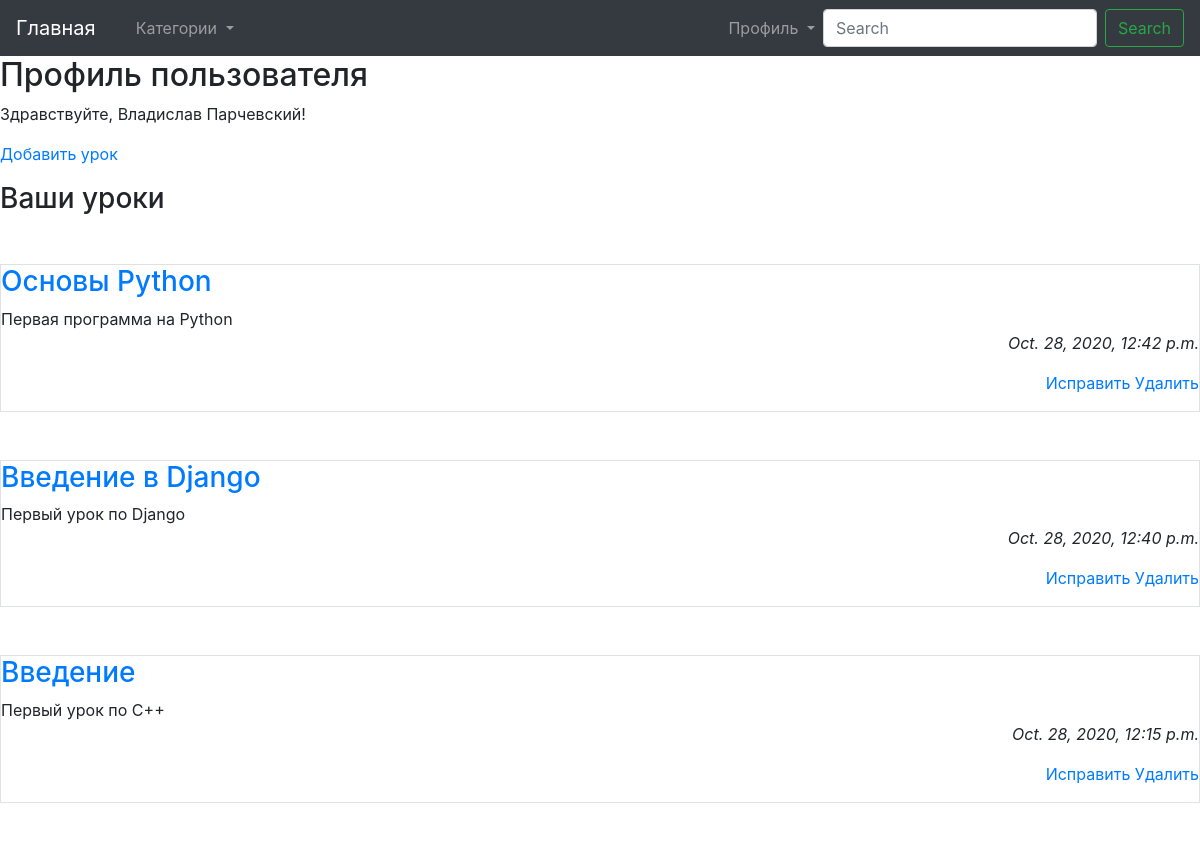
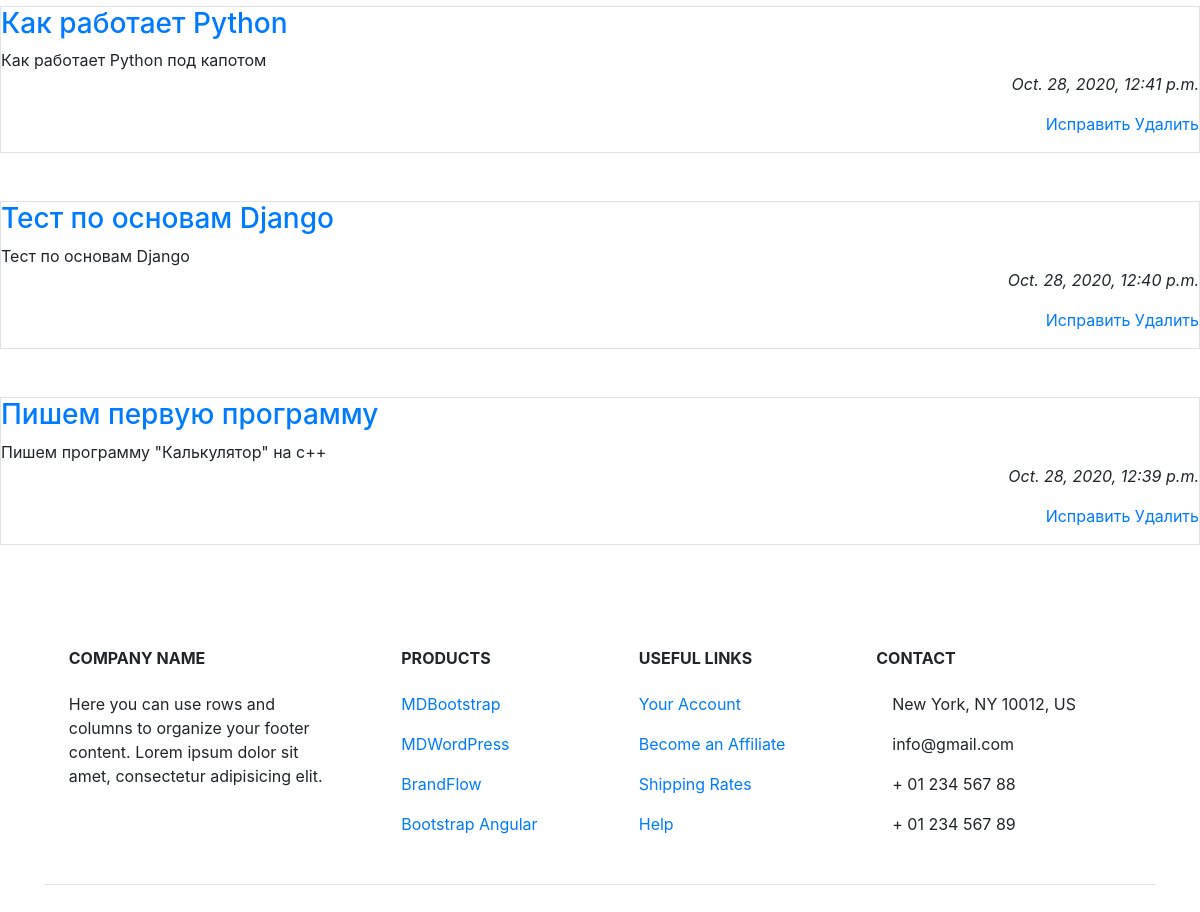
The page /accounts/profile/ (signed in) on the database its author committed (2 pictures, top to bottom).
### main/models.py (models this page shows, shortened)
class AdvUser(AbstractUser):
    is_activated = models.BooleanField(default=True, db_index=True,
                                       verbose_name='Прошел активацию?')
    send_messages = models.BooleanField(default=True,
                                        verbose_name='Слать оповещения о новых комментариях?')
    is_teacher = models.BooleanField(default=False,
                                     verbose_name='Является учителем?')
    class Meta(AbstractUser.Meta):
        verbose_name = 'Пользователь'
        verbose_name_plural = 'Пользователи'

class Lesson(models.Model):
    rubric = models.ForeignKey(SubRubric, on_delete=models.PROTECT,
                               verbose_name='Рубрика')
    title = models.CharField(max_length=40, verbose_name='Урок')
    content = models.TextField(verbose_name='Oпиcaниe')
    contacts = models.TextField(verbose_name='Koнтaкты')
    video = models.CharField(max_length=140, verbose_name='Видео',
                             default=None)
    author = models.ForeignKey(AdvUser, on_delete=models.CASCADE,
                               verbose_name='Преподаватель')
    is_active = models.BooleanField(default=True, db_index=True,
                                    verbose_name='Выводить в списке?')
    created_at = models.DateTimeField(auto_now_add=True, db_index=True,
                                      verbose_name='Опубликовано')
    order = models.SmallIntegerField(default=0, db_index=True,
                                     verbose_name='Порядок')
    class Meta:
        verbose_name_plural = 'Уроки'
        verbose_name = 'Урок'
        ordering = ('order', '-created_at')

### main/views.py (the view)
# urls.py: path('accounts/profile/', profile, name='profile'),
@login_required
def profile(request):
    rubrics = SuperRubric.objects.all()
    lessons = Lesson.objects.filter(author=request.user.pk)
    context = {'lessons': lessons,'rubric':rubrics}
    return render(request, 'registration/profile.html', context)

### main/models.py (called while the page is built)
    def get_queryset(self):
        return super().get_queryset().filter(super_rubric__isnull=True)

### main/templates/registration/profile.html (shortened to what this page needs)
{% extends "main.html" %}
{% load thumbnail %}
{% load static %}
{% load bootstrap4 %}
{% block content %}
    <h2>Профиль пользователя {{ user.usernarne }}</h2>
    {% if user.first_name and user.last_name %}
        <p>Здравствуйте, {{ user.first_name }} {{ user.last_name }}!</p>
    {% else %}
        <p>Здравствуйте!</p>
    {% endif %}
    {% if user.is_teacher %}
        <p><a href="{% url 'profile_lesson_add' %}">Добавить урок</a></p>
        {% if lessons %}
            <h3>Ваши уроки</h3>
            <ul class="list-unstyled">
                {% for lesson in lessons %}
                    <li class="media my-5 р-3 border">
                        {% url 'profile_lesson_detail' pk=lesson.pk as url %}
                        <div class="media-body">
                            <h3><a href="{{ url }}{{ all }}">
                                {{ lesson.title }}</a></h3>
                            <div>{{ lesson.content }}</div>
                            <p class="text-right font-italic">
                                {{ lesson.created_at }}</p>
                            {% if user.is_teacher %}
                                <p class="text-right mt-2">
                                    <a href="{% url 'profile_lesson_change' pk=lesson.pk %}">Исправить</a>
                                    <a href="{% url 'profile_lesson_delete' pk=lesson.pk %}">Удалить</a>
                                </p>
                            {% endif %}
                        </div>
                    </li>
                {% endfor %}
            </ul>
        {% endif %}
    {% else %}
        <a href="{% url 'quiz_progress' %}">Мои результаты</a>
    {% endif %}
{% endblock %}

### rows shown on the page
AdvUser: first_name "Владислав", last_name "Парчевский"
Lesson: title "Основы Python", content "Первая программа на Python", created_at "Oct. 28, 2020, 12:42 p.m."
Lesson: title "Введение в Django", content "Первый урок по Django", created_at "Oct. 28, 2020, 12:40 p.m."
Lesson: title "Введение", content "Первый урок по C++", created_at "Oct. 28, 2020, 12:15 p.m."
Lesson: title "Как работает Python", content "Как работает Python под капотом", created_at "Oct. 28, 2020, 12:41 p.m."
Lesson: title "Тест по основам Django", content "Тест по основам Django", created_at "Oct. 28, 2020, 12:40 p.m."
Lesson: title "Пишем первую программу", content "Пишем программу \"Калькулятор\" на с++", created_at "Oct. 28, 2020, 12:39 p.m."
